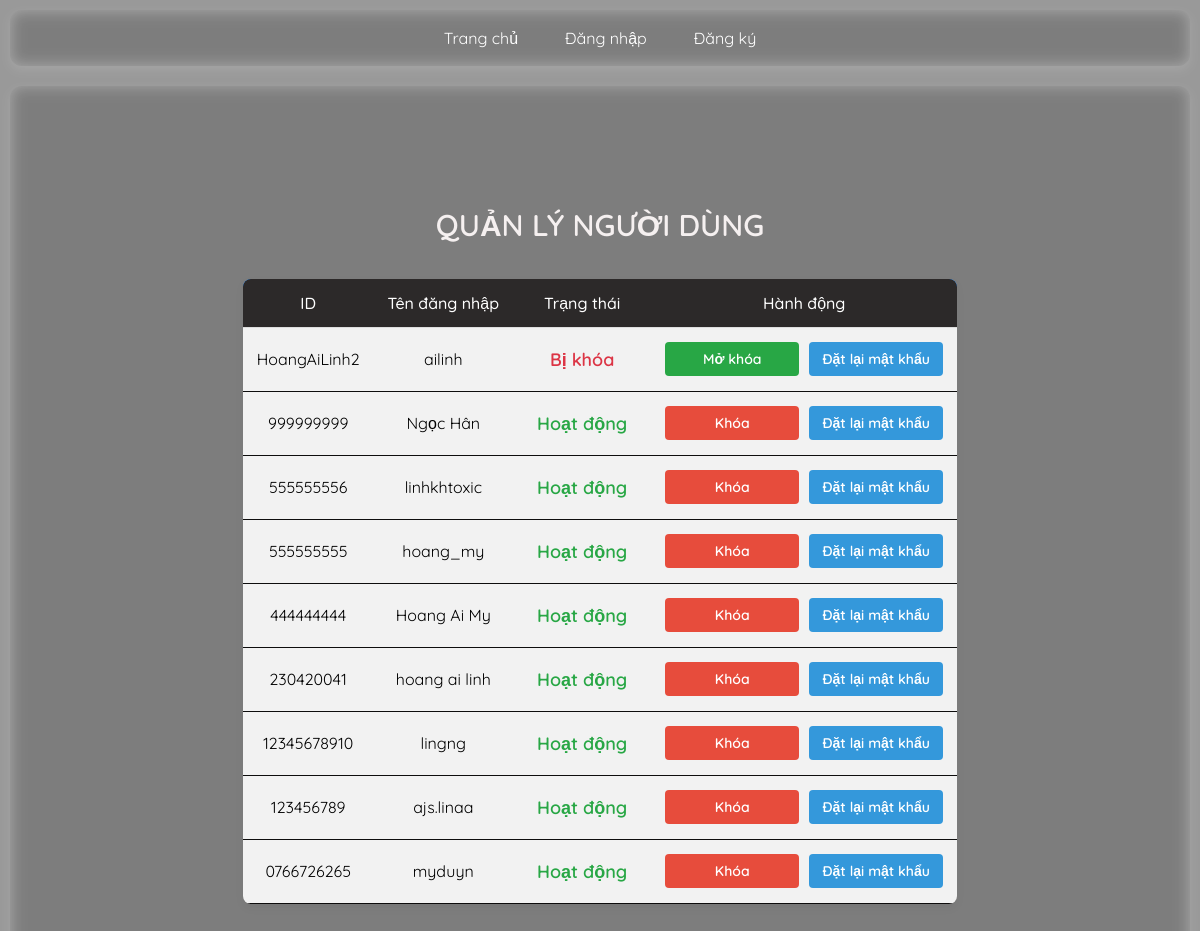
The app's page /admin (signed in), older data.
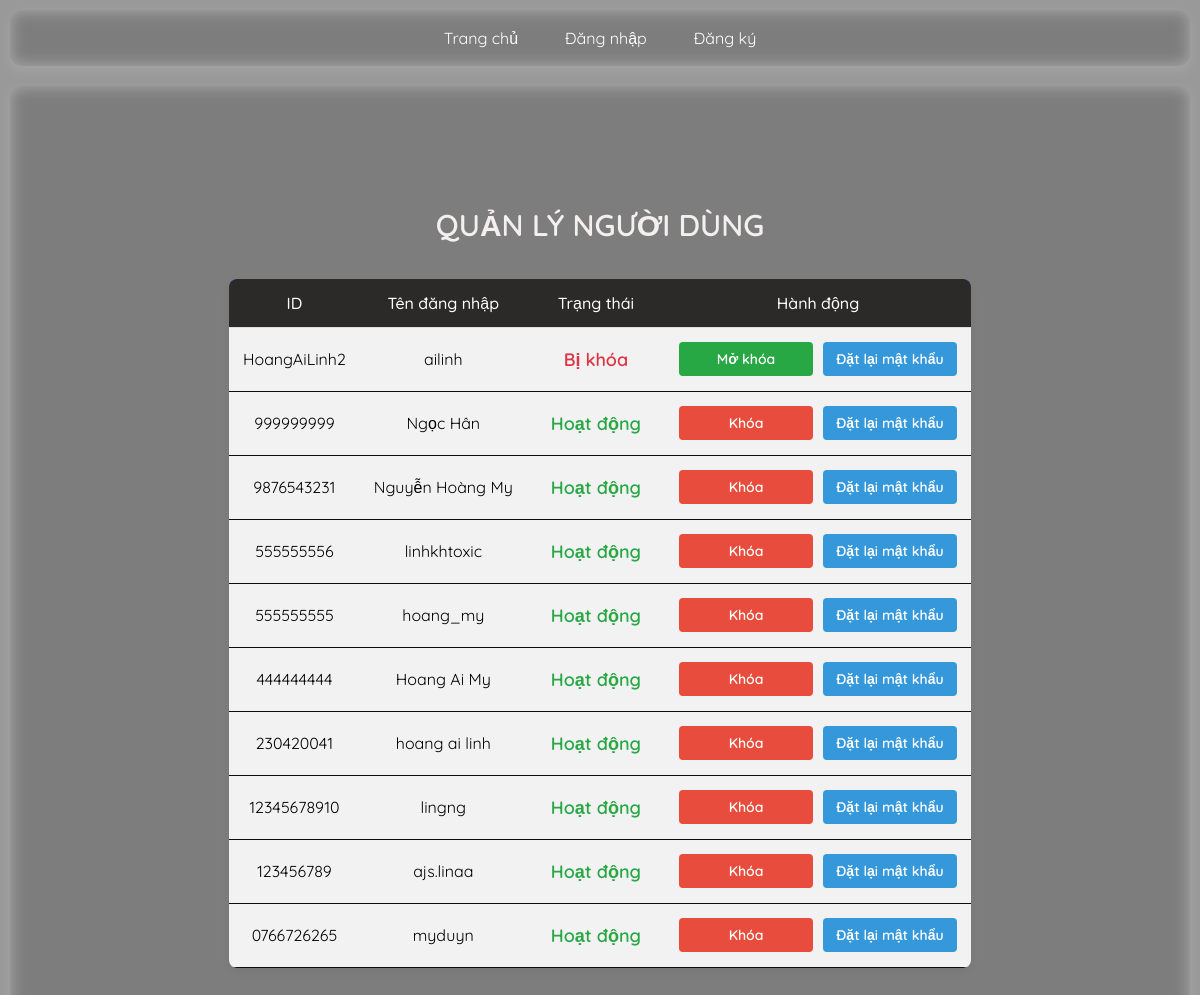
The same page, newer data.
### tables this page shows
CREATE TABLE users (
            user_id TEXT PRIMARY KEY NOT NULL UNIQUE,
            username TEXT NOT NULL UNIQUE,
            password TEXT,
            role TEXT DEFAULT 'user',
            is_blocked INTEGER DEFAULT 0
        );

### app.py (the view)
@app.route('/admin')
def admin():
    if session.get('role') != 'admin':
        flash("Truy cập trái phép!", "danger")
        return redirect(url_for('home'))
    page_admin = request.args.get('page_admin', 1, type=int)
    per_page = 10  # 10 user mỗi trang
    offset_user = (page_admin - 1) * per_page
    with sqlite3.connect(DATABASE) as conn:
        c = conn.cursor()
        c.execute("SELECT COUNT(*) FROM posts WHERE username != ?", (session['username'],))
        total_user_posts = c.fetchone()[0]
        total_user_pages = (total_user_posts + per_page - 1) // per_page
        c.execute("SELECT * FROM users WHERE username != ? ORDER BY user_id DESC LIMIT ? OFFSET ?",
                  (session['username'], per_page, offset_user))
        users = c.fetchall()
    return render_template('admin.html', users=users,
                           page_admin=page_admin,
                           total_user_pages=total_user_pages,)

### templates/admin.html (shortened to what this page needs)
{% extends "base.html" %}
{% block content %}
<div class="admin-container">
    <h2 class="title">QUẢN LÝ NGƯỜI DÙNG</h2>
    <table class="user-table">
        <thead>
            <tr>
                <th>ID</th>
                <th>Tên đăng nhập</th>
                <th>Trạng thái</th>
                <th>Hành động</th>
            </tr>
        </thead>
        <tbody>
            {% for user in users %}
            <tr>
                <td>{{ user[0] }}</td>
                <td>{{ user[1] }}</td>
                <td>
                    <span class="status {{ 'blocked' if user[4] == 1 else 'active' }}">
                        {{ "Bị khóa" if user[4] == 1 else "Hoạt động" }}
                    </span>
                </td>
                <td>
                    <div class="action-buttons">
                        {% if user[4] == 1 %}
                            <a href="{{ url_for('unblock_user', username=user[1]) }}" class="button unblock">Mở khóa</a>
                        {% else %}
                            <a href="{{ url_for('block_user', username=user[1]) }}" class="button block">Khóa</a>
                        {% endif %}
                        <a href="{{ url_for('reset_password', username=user[1]) }}" class="button reset">Đặt lại mật khẩu</a>
                    </div>
                </td>
            </tr>
            {% endfor %}
        </tbody>
    </table>
</div>
{% endblock %}

### templates/base.html (shortened to what this page needs)
<!DOCTYPE html>
<html lang="en">
<head>
    <link rel="stylesheet" href="{{ url_for('static', filename='style.css') }}">
</head>
<body>
    <nav>
        <a href="{{ url_for('home') }}">Trang chủ</a>
        {% if 'user' in session %}
            <a href="{{ url_for('dashboard') }}">Dashboard</a>
            <a href="{{ url_for('logout') }}">Đăng xuất</a>
        {% else %}
            <a href="{{ url_for('login') }}">Đăng nhập</a>
            <a href="{{ url_for('register') }}">Đăng ký</a>
        {% endif %}
    </nav>
    <div class="content">
        {% block content %}{% endblock %}
    </div>
</body>
</html>

### static/style.css (style rules this page uses)
body { font-family: 'Quicksand', sans-serif; margin: 0; padding: 0; background: url('https://i.pinimg.com/736x/f0/36/60/f03660c59e833d273f4557d920be3e40.jpg') center/cover no-repeat fixed; color: #fff; display: flex; flex-direction: column; min-height: 100vh; opacity: 0; animation: fadeIn 1s ease-in forwards; }
body::before { content: ""; position: fixed; top: 0; left: 0; width: 100%; height: 100%; background: rgba(0, 0, 0, 0.4); z-index: -1; }
nav { display: flex; justify-content: center; gap: 15px; background: rgba(255, 255, 255, 0.2); padding: 10px; border-radius: 12px; margin: 10px; box-shadow: 0 4px 10px rgba(255, 255, 255, 0.1); backdrop-filter: blur(8px); }
nav a { text-decoration: none; color: #fff; font-size: 16px; padding: 8px 16px; border-radius: 8px; transition: 0.3s ease-in-out; }
.content { display: flex; flex-direction: column; justify-content: center; align-items: center; flex-grow: 1; text-align: center; padding: 20px; background: rgba(255, 255, 255, 0.2); border-radius: 12px; margin: 10px; box-shadow: 0 4px 10px rgba(255, 255, 255, 0.1); backdrop-filter: blur(8px); }
.title { text-align: center; font-size: 26px; font-weight: bold; margin-bottom: 20px; color: white; background: #007BFF; padding: 10px; border-radius: 8px; }
.user-table { width: 80%; margin: 0 auto; border-collapse: collapse; background: rgba(255, 255, 255, 0.9); border-radius: 10px; overflow: hidden; box-shadow: 0 4px 10px rgba(0, 0, 0, 0.1); }
.user-table thead { background: #007BFF; color: white; }
.user-table th, .user-table td { padding: 12px; text-align: center; border-bottom: 1px solid #ddd; }
.user-table td:first-child, .user-table td:nth-child(2) { color: black; }
.status { font-weight: bold; padding: 8px; border-radius: 5px; }
.status.blocked { color: red; }
.status.active { color: green; }
.button { padding: 8px 12px; border-radius: 6px; text-decoration: none; font-weight: bold; display: inline-block; transition: 0.3s; }
.button.block { background: #dc3545; color: white; }
.button.unblock { background: #28a745; color: white; }

### templates/admin.html (style rules this page uses)
body { font-family: 'Quicksand', sans-serif; color: #333; }
.admin-container { max-width: 1000px; margin: 40px auto; padding: 20px; }
.title { text-align: center; font-size: 30px; font-weight: 600; color: #f5f0f0; padding: 15px; background: none; }
.user-table { width: 100%; border-collapse: collapse; background: rgba(255, 255, 255, 0.9); border-radius: 8px; overflow: hidden; box-shadow: 0 4px 10px rgba(0, 0, 0, 0.05); }
.user-table th { background: #2c2929; font-weight: 500; padding: 14px; text-align: center; }
.user-table td { padding: 14px; text-align: center; border-bottom: 1px solid #0e0d0d; word-wrap: break-word; }
.status { font-weight: 600; font-size: 18px; padding: 6px 10px; border-radius: 5px; display: inline-block; }
.status.active { color: #28a745; }
.status.blocked { color: #dc3545; }
.action-buttons { display: flex; justify-content: center; align-items: center; gap: 10px; flex-wrap: wrap; }
.button { min-width: 110px; padding: 8px 12px; font-size: 14px; border-radius: 4px; text-align: center; font-weight: 600; white-space: nowrap; }
.button.block { background: #e74c3c; color: white; }
.button.reset { background: #3498db; color: white; }

Row changes from the older to the newer data that the page shows:
added users: user_id "9876543231", username "Nguyễn Hoàng My", is_blocked "Hoạt động"
